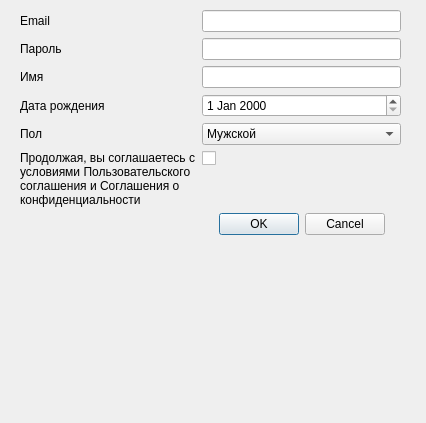
<?xml version="1.0" encoding="UTF-8"?>
<ui version="4.0">
 <class>Dialog</class>
 <widget class="QDialog" name="Dialog">
  <property name="geometry">
   <rect>
    <x>0</x>
    <y>0</y>
    <width>426</width>
    <height>423</height>
   </rect>
  </property>
  <property name="windowTitle">
   <string>Регистрация</string>
  </property>
  <widget class="QWidget" name="formLayoutWidget">
   <property name="geometry">
    <rect>
     <x>20</x>
     <y>10</y>
     <width>381</width>
     <height>371</height>
    </rect>
   </property>
   <layout class="QFormLayout" name="formLayout">
    <item row="0" column="0">
     <widget class="QLabel" name="emailLabel">
      <property name="text">
       <string>Email</string>
      </property>
     </widget>
    </item>
    <item row="0" column="1">
     <widget class="QLineEdit" name="emailEdit"/>
    </item>
    <item row="1" column="0">
     <widget class="QLabel" name="Label">
      <property name="text">
       <string>Пароль</string>
      </property>
     </widget>
    </item>
    <item row="1" column="1">
     <widget class="QLineEdit" name="passEdit"/>
    </item>
    <item row="2" column="0">
     <widget class="QLabel" name="Label_2">
      <property name="text">
       <string>Имя</string>
      </property>
     </widget>
    </item>
    <item row="2" column="1">
     <widget class="QLineEdit" name="nameEdit"/>
    </item>
    <item row="3" column="0">
     <widget class="QLabel" name="Label_3">
      <property name="text">
       <string>Дата рождения</string>
      </property>
     </widget>
    </item>
    <item row="3" column="1">
     <widget class="QDateEdit" name="dateEdit"/>
    </item>
    <item row="4" column="0">
     <widget class="QLabel" name="Label_4">
      <property name="text">
       <string>Пол</string>
      </property>
     </widget>
    </item>
    <item row="4" column="1">
     <widget class="QComboBox" name="genderComboBox">
      <item>
       <property name="text">
        <string>Мужской</string>
       </property>
      </item>
      <item>
       <property name="text">
        <string>Женский</string>
       </property>
      </item>
     </widget>
    </item>
    <item row="5" column="0">
     <widget class="QLabel" name="Label_5">
      <property name="sizePolicy">
       <sizepolicy hsizetype="Preferred" vsizetype="Preferred">
        <horstretch>0</horstretch>
        <verstretch>0</verstretch>
       </sizepolicy>
      </property>
      <property name="maximumSize">
       <size>
        <width>200</width>
        <height>100</height>
       </size>
      </property>
      <property name="text">
       <string>Продолжая, вы соглашаетесь с условиями Пользовательского соглашения и Соглашения о конфиденциальности</string>
      </property>
      <property name="wordWrap">
       <bool>true</bool>
      </property>
      <property name="margin">
       <number>0</number>
      </property>
     </widget>
    </item>
    <item row="5" column="1">
     <widget class="QCheckBox" name="rulesCheckBox"/>
    </item>
    <item row="6" column="1">
     <widget class="QDialogButtonBox" name="buttonsBox">
      <property name="layoutDirection">
       <enum>Qt::LeftToRight</enum>
      </property>
      <property name="orientation">
       <enum>Qt::Horizontal</enum>
      </property>
      <property name="standardButtons">
       <set>QDialogButtonBox::Cancel|QDialogButtonBox::Ok</set>
      </property>
      <property name="centerButtons">
       <bool>true</bool>
      </property>
     </widget>
    </item>
   </layout>
  </widget>
 </widget>
 <resources/>
 <connections>
  <connection>
   <sender>buttonsBox</sender>
   <signal>accepted()</signal>
   <receiver>Dialog</receiver>
   <slot>accept()</slot>
   <hints>
    <hint type="sourcelabel">
     <x>248</x>
     <y>254</y>
    </hint>
    <hint type="destinationlabel">
     <x>157</x>
     <y>274</y>
    </hint>
   </hints>
  </connection>
  <connection>
   <sender>buttonsBox</sender>
   <signal>rejected()</signal>
   <receiver>Dialog</receiver>
   <slot>reject()</slot>
   <hints>
    <hint type="sourcelabel">
     <x>316</x>
     <y>260</y>
    </hint>
    <hint type="destinationlabel">
     <x>286</x>
     <y>274</y>
    </hint>
   </hints>
  </connection>
 </connections>
</ui>
